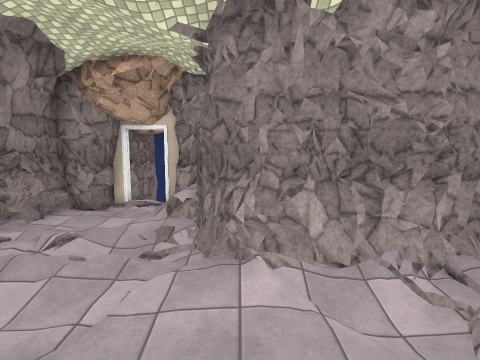
view 1 (above)

13 first-person views from a walk through a 3-D level made in the Unity game engine. The camera is 1.5 m above the floor, tilts 6° down and sees 85° across. Doors are open. The floor is counted in squares, 1 m on a side. Each view is taken from the middle of a square. On the plan, view 1 faces up. The plan holds only what a view shows up to about 14 squares ahead; the rest is blank. The place goes on beyond the plan. Some surface patterns are stand-ins.

view 2
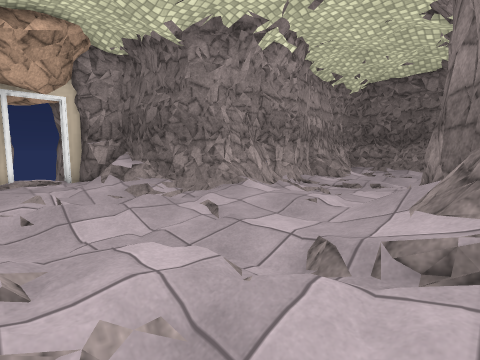

view 3
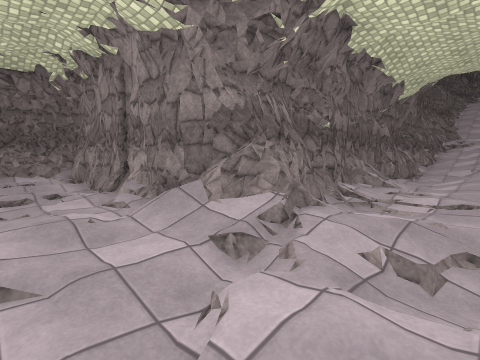

view 4
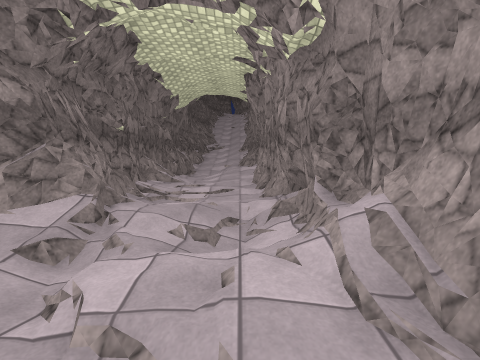

view 5
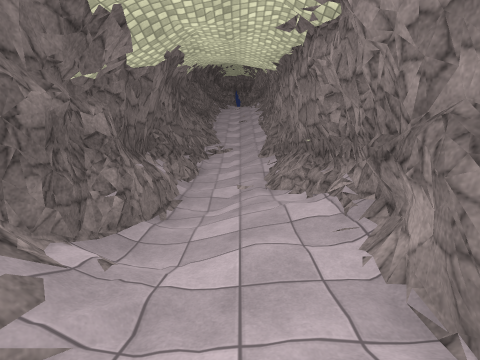

view 6
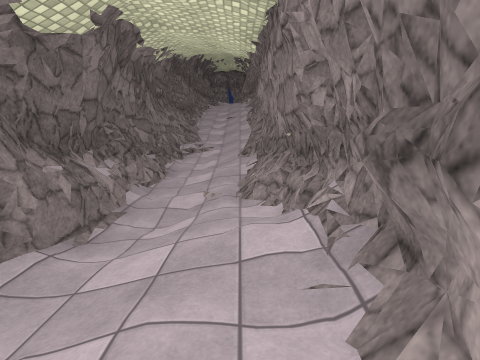

view 7
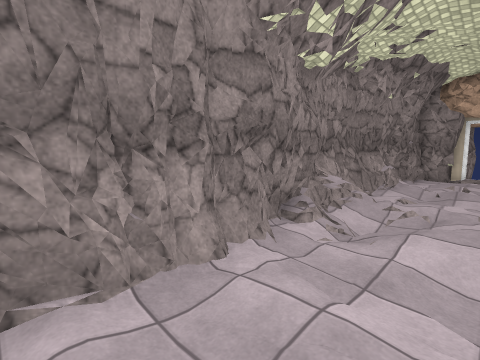

view 8
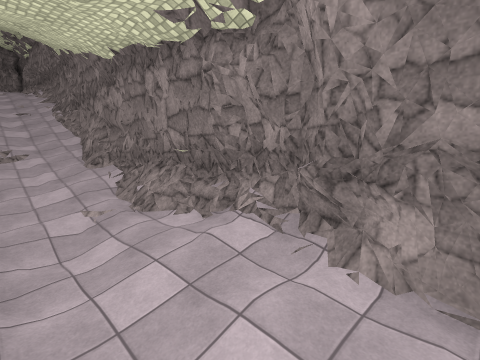

view 9
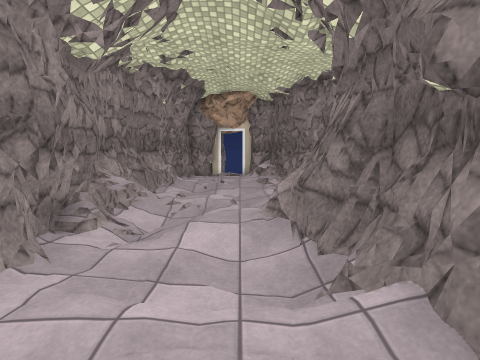

view 10
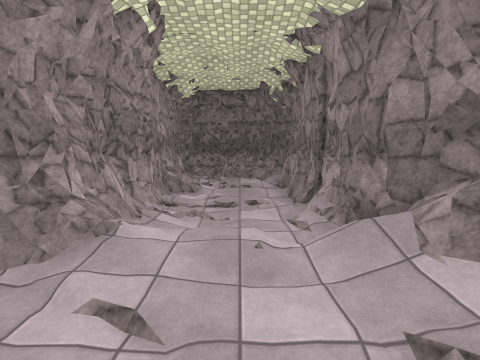

view 11
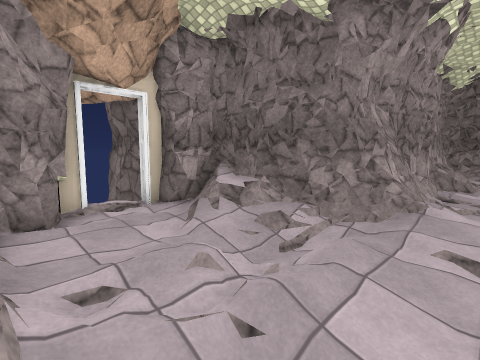

view 12
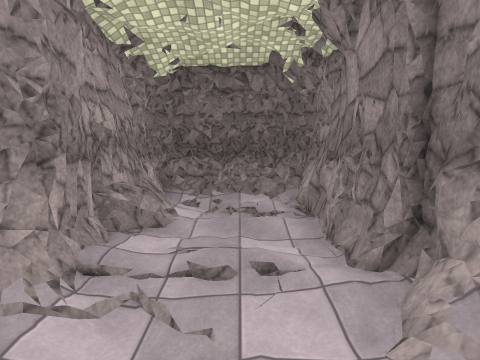

view 13
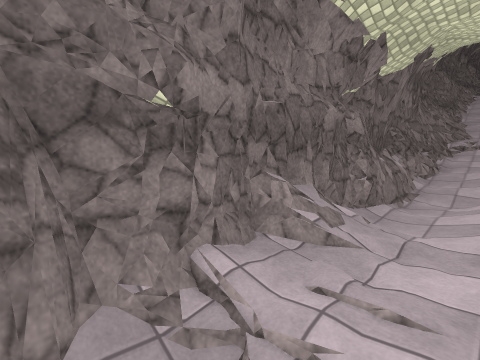

### Floor plan
Key: @ floor where view 1 was taken; # wall or solid block; . main floor; : floor 0.25 m higher than the main floor; - floor 0.25 m lower than the main floor; + floor 0.5 m higher than the main floor; * floor 0.75 m higher than the main floor; % floor 1.25 m higher than the main floor; & floor 1.5 m higher than the main floor; $ floor 1.75 m higher than the main floor; / step, stairs or slope; D open door; = window, fence, low wall or low ledge; R rock.
Columns run from 7 left of view 1 to 10 right of it. Each row starts with its distance up from view 1.
 12    # #
 11   ## #
 10   #DR#
  9  ##..##
  8  #...=#
  7  #..//#
  6  #:///##
  5 ##/////###########
  4 #////..==//:/==/=#
  3 #.---..:/-...:///#
  2 #::/-..:...:.:-/=#
  1 #:..//.//....:-:=#
  0 #=///:/@##########
 -1 #///:=###
 -2 =#/:.##
 -3  #..-##
 -4  #..-/#
 -5  #.::/#
 -6  #..//#
 -7  #.../#
 -8  #.../#
 -9 ##::-/#
-10 #//:./#
-11 ##+:./#
-12 ##:/./#
-13  #:/-=#
-14  #////#
-15  #//:/#
-16  #////#
-17  #//*=#
-18  #//*=#
-19  #///=#
-20  #/&%=#
-21  #/$$=#

Where each view was taken, in squares from view 1:
view 1: 0 up, 0 right, facing up
view 2: 1 down, 5 left, facing up-right
view 3: 3 up, 5 left, facing down-right
view 4: 4 up, 5 left, facing down
view 5: 5 down, 4 left, facing down
view 6: 7 down, 5 left, facing down
view 7: 7 down, 3 left, facing up-left
view 8: 7 down, 2 left, facing down-left
view 9: 7 down, 3 left, facing up
view 10: 2 up, 4 left, facing right
view 11: 3 up, 6 left, facing up-right
view 12: 2 up, 0 right, facing right
view 13: 3 down, 4 left, facing down-right
